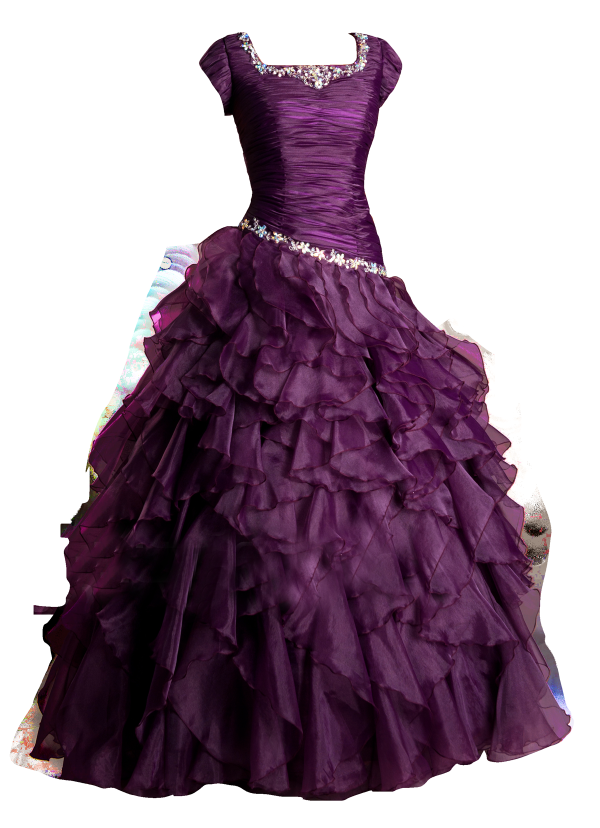
#> input picture backend/data/uploads/dresses/custom-dress_dress.png, 1200 x 1656 px (shown at 1/2 size)
$ python -i dress_images.py   (imports and definitions only)
#> lines starting #> are read from the running program, lines starting #| are printed output that depends on the picture; after the words box and inside, x2 and y2 are one past the last pixel; in counts of white or black regions, pixels touching at a corner belong together
import os
import cv2
import numpy as np
from typing import List, Dict, Tuple
import logging

# Configure logging
# [1 line not run here, left out]
logger = logging.getLogger(__name__)

class DressImageProcessor:
    """
    Simple and memory-efficient class for dress image preprocessing.
    """

    def __init__(self, data_path: str = None, output_path: str = None,
                 image_size: Tuple[int, int] = (224, 224)):
        """
        Initialize the processor.
        """
        self.data_path = data_path
        self.output_path = output_path
        self.image_size = image_size

    # [84 lines left out: function process_directory, not called in this run]

    def create_segmentation_mask(self, input_path: str, output_path: str):
        """
        Create a simple segmentation mask for a single image.
        """
#> called with output_path = 'out.png'
        try:
            # Read the image
            img = cv2.imread(input_path)
#> img is the input picture: shape (1656, 1200, 3); mean B, G, R 152.7, 138.2, 157.2
            if img is None:
                return False

            # Resize to target size
            img = cv2.resize(img, (self.image_size[1], self.image_size[0]))
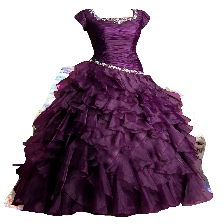
#> img: shape (224, 224, 3); mean B, G, R 152.7, 138.2, 157.1

            # Simple background removal (white background)
            hsv = cv2.cvtColor(img, cv2.COLOR_BGR2HSV)
#> hsv: shape (224, 224, 3); mean H, S, V 78.9, 86.4, 157.4
            mask = cv2.inRange(hsv, np.array([0, 0, 200]), np.array([180, 30, 255]))
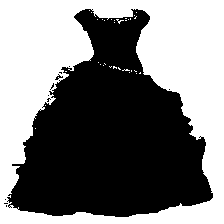
#> mask: shape (224, 224); 48.4% white; 33 white regions (32 under 20 px), largest, box (x1, y1, x2, y2) and area: (0, 0, 224, 224) 24228

            # Create alpha channel (255 for dress, 0 for background)
            alpha = 255 - mask

            # Create RGBA image
            rgba = cv2.cvtColor(img, cv2.COLOR_BGR2BGRA)
            rgba[:, :, 3] = alpha

            # Save result
            cv2.imwrite(output_path, rgba)

            # Clean up
            del img, hsv, mask, alpha, rgba
            return True

        except Exception as e:
            logger.error(f"Error creating mask for {input_path}: {str(e)}")
            return False

    # [21 lines left out: function process_single_image, not called in this run]

# Example usage
# [21 lines not run here, left out]

>>> result = DressImageProcessor().create_segmentation_mask('../../data/uploads/dresses/custom-dress_dress.png', 'out.png')

$ run again, on backend/data/sample_dresses/dress1.png
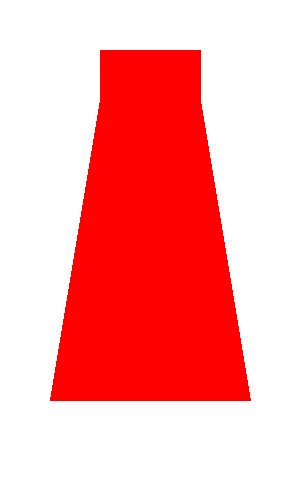
#> input picture backend/data/sample_dresses/dress1.png, 300 x 500 px
#> in create_segmentation_mask, img is the input picture: shape (500, 300, 3); mean B, G, R 169.1, 169.1, 255
#> in create_segmentation_mask, `img = cv2.resize(img, (self.image_size[1], self.image_size[0]))`:
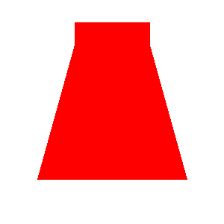
#> img: shape (224, 224, 3); mean B, G, R 169, 169, 255
#> hsv: shape (224, 224, 3); mean H, S, V 0, 86, 255
#> in create_segmentation_mask, `mask = cv2.inRange(hsv, np.array([0, 0, 200]), np.array([180, 30, 255]))`:
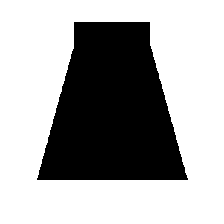
#> mask: shape (224, 224); 66% white; 1 black region, box (x1, y1, x2, y2) and area: (37, 22, 188, 180) 17080

$ run again, on backend/data/temp/adjusted_1747216705.png
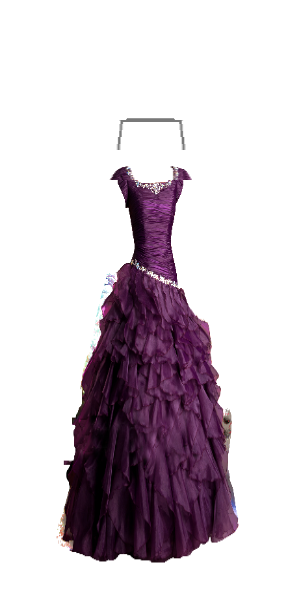
#> input picture backend/data/temp/adjusted_1747216705.png, 300 x 615 px
#> in create_segmentation_mask, img is the input picture: shape (615, 300, 3); mean B, G, R 208.2, 201.5, 210.2
#> in create_segmentation_mask, `img = cv2.resize(img, (self.image_size[1], self.image_size[0]))`:
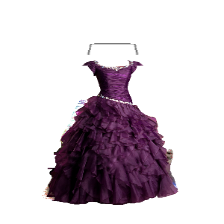
#> img: shape (224, 224, 3); mean B, G, R 208.1, 201.5, 210.1
#> hsv: shape (224, 224, 3); mean H, S, V 36.9, 38.7, 210.2
#> in create_segmentation_mask, `mask = cv2.inRange(hsv, np.array([0, 0, 200]), np.array([180, 30, 255]))`:
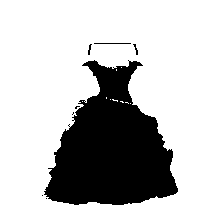
#> mask: shape (224, 224); 76.2% white; 8 black regions (4 under 20 px), largest, box (x1, y1, x2, y2) and area: (44, 60, 178, 205) 11824, (94, 43, 131, 44) 37, (88, 44, 92, 55) 22, (133, 44, 138, 55) 22
